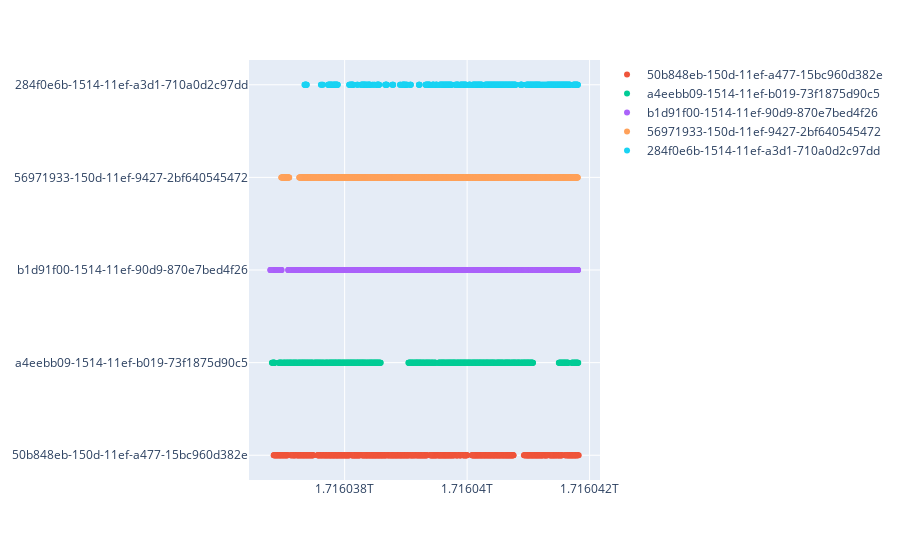

Notebook code for this chart:
### Code cell
# plot timestamps using plotly
fig = px.scatter()
for team in teams:
    fig.add_scatter(x=timestamps[team], y=[team] * len(timestamps[team]), mode='markers', name=team)
fig.show()

### Figure 1 — Plotly figure (JSON) as saved in the notebook; plotly's stock layout.template omitted (floating-point values rounded to 4 significant figures; data arrays with more than 128 entries replaced by an {"elided": "..."} marker saying what was removed)
{"data": [{"hovertemplate": "<extra></extra>", "legendgroup": "", "marker": {"color": "#636efa", "symbol": "circle"}, "mode": "markers", "name": "", "orientation": "v", "showlegend": false, "type": "scatter", "xaxis": "x", "yaxis": "y"}, {"mode": "markers", "name": "50b848eb-150d-11ef-a477-15bc960d382e", "type": "scatter", "x": {"elided": "983 int values"}, "y": {"elided": "983 str values"}}, {"mode": "markers", "name": "a4eebb09-1514-11ef-b019-73f1875d90c5", "type": "scatter", "x": {"elided": "843 int values"}, "y": {"elided": "843 str values"}}, {"mode": "markers", "name": "b1d91f00-1514-11ef-90d9-870e7bed4f26", "type": "scatter", "x": {"elided": "1203 int values"}, "y": {"elided": "1203 str values"}}, {"mode": "markers", "name": "56971933-150d-11ef-9427-2bf640545472", "type": "scatter", "x": {"elided": "1040 int values"}, "y": {"elided": "1040 str values"}}, {"mode": "markers", "name": "284f0e6b-1514-11ef-a3d1-710a0d2c97dd", "type": "scatter", "x": {"elided": "654 int values"}, "y": {"elided": "654 str values"}}], "layout": {"legend": {"tracegroupgap": 0}, "margin": {"t": 60}, "xaxis": {"anchor": "y", "domain": [0, 1]}, "yaxis": {"anchor": "x", "domain": [0, 1]}}}
